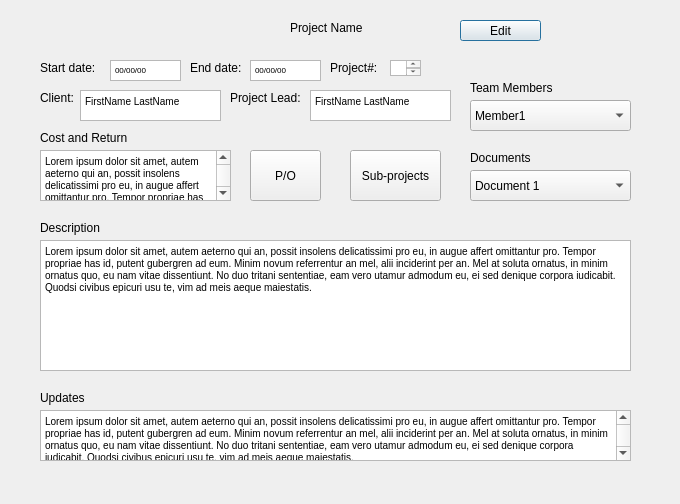
<?xml version="1.0" encoding="UTF-8"?>
<ui version="4.0">
 <class>NewProject</class>
 <widget class="QDialog" name="NewProject">
  <property name="geometry">
   <rect>
    <x>0</x>
    <y>0</y>
    <width>680</width>
    <height>504</height>
   </rect>
  </property>
  <property name="windowTitle">
   <string>Dialog</string>
  </property>
  <widget class="QLabel" name="projectNum">
   <property name="geometry">
    <rect>
     <x>330</x>
     <y>60</y>
     <width>61</width>
     <height>16</height>
    </rect>
   </property>
   <property name="text">
    <string>Project#:</string>
   </property>
  </widget>
  <widget class="QLabel" name="label">
   <property name="geometry">
    <rect>
     <x>290</x>
     <y>20</y>
     <width>111</width>
     <height>16</height>
    </rect>
   </property>
   <property name="text">
    <string>Project Name</string>
   </property>
  </widget>
  <widget class="QLabel" name="endDate_2">
   <property name="geometry">
    <rect>
     <x>40</x>
     <y>130</y>
     <width>121</width>
     <height>16</height>
    </rect>
   </property>
   <property name="text">
    <string>Cost and Return</string>
   </property>
  </widget>
  <widget class="QTextBrowser" name="textBrowser">
   <property name="geometry">
    <rect>
     <x>110</x>
     <y>60</y>
     <width>71</width>
     <height>21</height>
    </rect>
   </property>
   <property name="html">
    <string>&lt;!DOCTYPE HTML PUBLIC &quot;-//W3C//DTD HTML 4.0//EN&quot; &quot;http://www.w3.org/TR/REC-html40/strict.dtd&quot;&gt;
&lt;html&gt;&lt;head&gt;&lt;meta name=&quot;qrichtext&quot; content=&quot;1&quot; /&gt;&lt;style type=&quot;text/css&quot;&gt;
p, li { white-space: pre-wrap; }
&lt;/style&gt;&lt;/head&gt;&lt;body style=&quot; font-family:'.SF NS Text'; font-size:13pt; font-weight:400; font-style:normal;&quot;&gt;
&lt;p style=&quot; margin-top:0px; margin-bottom:0px; margin-left:0px; margin-right:0px; -qt-block-indent:0; text-indent:0px;&quot;&gt;&lt;span style=&quot; font-family:'MS Shell Dlg 2'; font-size:6pt;&quot;&gt;00/00/00&lt;/span&gt;&lt;/p&gt;&lt;/body&gt;&lt;/html&gt;</string>
   </property>
  </widget>
  <widget class="QComboBox" name="comboBox_2">
   <property name="geometry">
    <rect>
     <x>470</x>
     <y>170</y>
     <width>161</width>
     <height>31</height>
    </rect>
   </property>
   <item>
    <property name="text">
     <string>Document 1</string>
    </property>
   </item>
   <item>
    <property name="text">
     <string>Document 2</string>
    </property>
   </item>
   <item>
    <property name="text">
     <string>Document 3</string>
    </property>
   </item>
   <item>
    <property name="text">
     <string>Document 4</string>
    </property>
   </item>
   <item>
    <property name="text">
     <string>Document 5</string>
    </property>
   </item>
  </widget>
  <widget class="QPushButton" name="pushButton_3">
   <property name="geometry">
    <rect>
     <x>460</x>
     <y>20</y>
     <width>81</width>
     <height>21</height>
    </rect>
   </property>
   <property name="styleSheet">
    <string notr="true"/>
   </property>
   <property name="text">
    <string>Edit</string>
   </property>
  </widget>
  <widget class="QLabel" name="projectNum_3">
   <property name="geometry">
    <rect>
     <x>470</x>
     <y>80</y>
     <width>101</width>
     <height>16</height>
    </rect>
   </property>
   <property name="text">
    <string>Team Members</string>
   </property>
  </widget>
  <widget class="QLabel" name="label_3">
   <property name="geometry">
    <rect>
     <x>40</x>
     <y>90</y>
     <width>41</width>
     <height>16</height>
    </rect>
   </property>
   <property name="text">
    <string>Client: </string>
   </property>
  </widget>
  <widget class="QLabel" name="label_2">
   <property name="geometry">
    <rect>
     <x>40</x>
     <y>60</y>
     <width>121</width>
     <height>16</height>
    </rect>
   </property>
   <property name="text">
    <string>Start date: </string>
   </property>
  </widget>
  <widget class="QTextBrowser" name="textBrowser_8">
   <property name="geometry">
    <rect>
     <x>40</x>
     <y>410</y>
     <width>591</width>
     <height>51</height>
    </rect>
   </property>
   <property name="html">
    <string>&lt;!DOCTYPE HTML PUBLIC &quot;-//W3C//DTD HTML 4.0//EN&quot; &quot;http://www.w3.org/TR/REC-html40/strict.dtd&quot;&gt;
&lt;html&gt;&lt;head&gt;&lt;meta name=&quot;qrichtext&quot; content=&quot;1&quot; /&gt;&lt;style type=&quot;text/css&quot;&gt;
p, li { white-space: pre-wrap; }
&lt;/style&gt;&lt;/head&gt;&lt;body style=&quot; font-family:'.SF NS Text'; font-size:13pt; font-weight:400; font-style:normal;&quot;&gt;
&lt;p style=&quot; margin-top:0px; margin-bottom:0px; margin-left:0px; margin-right:0px; -qt-block-indent:0; text-indent:0px;&quot;&gt;&lt;span style=&quot; font-family:'MS Shell Dlg 2'; font-size:7.8pt;&quot;&gt;Lorem ipsum dolor sit amet, autem aeterno qui an, possit insolens delicatissimi pro eu, in augue affert omittantur pro. Tempor propriae has id, putent gubergren ad eum. Minim novum referrentur an mel, alii inciderint per an. Mel at soluta ornatus, in minim ornatus quo, eu nam vitae dissentiunt. No duo tritani sententiae, eam vero utamur admodum eu, ei sed denique corpora iudicabit. Quodsi civibus epicuri usu te, vim ad meis aeque maiestatis.&lt;/span&gt;&lt;/p&gt;&lt;/body&gt;&lt;/html&gt;</string>
   </property>
  </widget>
  <widget class="QLabel" name="label_5">
   <property name="geometry">
    <rect>
     <x>470</x>
     <y>150</y>
     <width>81</width>
     <height>16</height>
    </rect>
   </property>
   <property name="text">
    <string>Documents</string>
   </property>
  </widget>
  <widget class="QPushButton" name="pushButton_6">
   <property name="geometry">
    <rect>
     <x>600</x>
     <y>20</y>
     <width>21</width>
     <height>21</height>
    </rect>
   </property>
   <property name="styleSheet">
    <string notr="true">bakcground-color: transparent;
border-image: url(C:/Users/Sasanka/Documents/garbage.png);
background: none;
border: none;
background-repeat: none;</string>
   </property>
   <property name="text">
    <string/>
   </property>
  </widget>
  <widget class="QTextBrowser" name="textBrowser_7">
   <property name="geometry">
    <rect>
     <x>40</x>
     <y>240</y>
     <width>591</width>
     <height>131</height>
    </rect>
   </property>
   <property name="html">
    <string>&lt;!DOCTYPE HTML PUBLIC &quot;-//W3C//DTD HTML 4.0//EN&quot; &quot;http://www.w3.org/TR/REC-html40/strict.dtd&quot;&gt;
&lt;html&gt;&lt;head&gt;&lt;meta name=&quot;qrichtext&quot; content=&quot;1&quot; /&gt;&lt;style type=&quot;text/css&quot;&gt;
p, li { white-space: pre-wrap; }
&lt;/style&gt;&lt;/head&gt;&lt;body style=&quot; font-family:'.SF NS Text'; font-size:13pt; font-weight:400; font-style:normal;&quot;&gt;
&lt;p style=&quot; margin-top:0px; margin-bottom:0px; margin-left:0px; margin-right:0px; -qt-block-indent:0; text-indent:0px;&quot;&gt;&lt;span style=&quot; font-family:'MS Shell Dlg 2'; font-size:7.8pt;&quot;&gt;Lorem ipsum dolor sit amet, autem aeterno qui an, possit insolens delicatissimi pro eu, in augue affert omittantur pro. Tempor propriae has id, putent gubergren ad eum. Minim novum referrentur an mel, alii inciderint per an. Mel at soluta ornatus, in minim ornatus quo, eu nam vitae dissentiunt. No duo tritani sententiae, eam vero utamur admodum eu, ei sed denique corpora iudicabit. Quodsi civibus epicuri usu te, vim ad meis aeque maiestatis.&lt;/span&gt;&lt;/p&gt;&lt;/body&gt;&lt;/html&gt;</string>
   </property>
  </widget>
  <widget class="QComboBox" name="comboBox">
   <property name="geometry">
    <rect>
     <x>470</x>
     <y>100</y>
     <width>161</width>
     <height>31</height>
    </rect>
   </property>
   <item>
    <property name="text">
     <string>Member1</string>
    </property>
   </item>
   <item>
    <property name="text">
     <string>Member2</string>
    </property>
   </item>
   <item>
    <property name="text">
     <string>Member3</string>
    </property>
   </item>
  </widget>
  <widget class="QPushButton" name="pushButton_7">
   <property name="geometry">
    <rect>
     <x>350</x>
     <y>150</y>
     <width>91</width>
     <height>51</height>
    </rect>
   </property>
   <property name="text">
    <string>Sub-projects</string>
   </property>
  </widget>
  <widget class="QPushButton" name="pushButton_4">
   <property name="geometry">
    <rect>
     <x>250</x>
     <y>150</y>
     <width>71</width>
     <height>51</height>
    </rect>
   </property>
   <property name="text">
    <string>P/O</string>
   </property>
  </widget>
  <widget class="QLabel" name="projectNum_5">
   <property name="geometry">
    <rect>
     <x>40</x>
     <y>390</y>
     <width>81</width>
     <height>16</height>
    </rect>
   </property>
   <property name="text">
    <string>Updates</string>
   </property>
  </widget>
  <widget class="QLabel" name="label_4">
   <property name="geometry">
    <rect>
     <x>230</x>
     <y>90</y>
     <width>81</width>
     <height>16</height>
    </rect>
   </property>
   <property name="text">
    <string>Project Lead: </string>
   </property>
  </widget>
  <widget class="QLabel" name="projectNum_4">
   <property name="geometry">
    <rect>
     <x>40</x>
     <y>220</y>
     <width>81</width>
     <height>16</height>
    </rect>
   </property>
   <property name="text">
    <string>Description</string>
   </property>
  </widget>
  <widget class="QLabel" name="endDate">
   <property name="geometry">
    <rect>
     <x>190</x>
     <y>60</y>
     <width>61</width>
     <height>16</height>
    </rect>
   </property>
   <property name="text">
    <string>End date:</string>
   </property>
  </widget>
  <widget class="QPushButton" name="pushButton_5">
   <property name="geometry">
    <rect>
     <x>560</x>
     <y>20</y>
     <width>21</width>
     <height>21</height>
    </rect>
   </property>
   <property name="styleSheet">
    <string notr="true">bakcground-color: transparent;
border-image: url(C:/Users/Sasanka/Documents/success.png);
background: none;
border: none;
background-repeat: none;</string>
   </property>
   <property name="text">
    <string/>
   </property>
  </widget>
  <widget class="QTextBrowser" name="textBrowser_5">
   <property name="geometry">
    <rect>
     <x>310</x>
     <y>90</y>
     <width>141</width>
     <height>31</height>
    </rect>
   </property>
   <property name="html">
    <string>&lt;!DOCTYPE HTML PUBLIC &quot;-//W3C//DTD HTML 4.0//EN&quot; &quot;http://www.w3.org/TR/REC-html40/strict.dtd&quot;&gt;
&lt;html&gt;&lt;head&gt;&lt;meta name=&quot;qrichtext&quot; content=&quot;1&quot; /&gt;&lt;style type=&quot;text/css&quot;&gt;
p, li { white-space: pre-wrap; }
&lt;/style&gt;&lt;/head&gt;&lt;body style=&quot; font-family:'.SF NS Text'; font-size:13pt; font-weight:400; font-style:normal;&quot;&gt;
&lt;p style=&quot; margin-top:0px; margin-bottom:0px; margin-left:0px; margin-right:0px; -qt-block-indent:0; text-indent:0px;&quot;&gt;&lt;span style=&quot; font-family:'MS Shell Dlg 2'; font-size:7.8pt;&quot;&gt;FirstName LastName&lt;/span&gt;&lt;/p&gt;&lt;/body&gt;&lt;/html&gt;</string>
   </property>
  </widget>
  <widget class="QTextBrowser" name="textBrowser_3">
   <property name="geometry">
    <rect>
     <x>390</x>
     <y>60</y>
     <width>31</width>
     <height>16</height>
    </rect>
   </property>
  </widget>
  <widget class="QTextBrowser" name="textBrowser_4">
   <property name="geometry">
    <rect>
     <x>80</x>
     <y>90</y>
     <width>141</width>
     <height>31</height>
    </rect>
   </property>
   <property name="html">
    <string>&lt;!DOCTYPE HTML PUBLIC &quot;-//W3C//DTD HTML 4.0//EN&quot; &quot;http://www.w3.org/TR/REC-html40/strict.dtd&quot;&gt;
&lt;html&gt;&lt;head&gt;&lt;meta name=&quot;qrichtext&quot; content=&quot;1&quot; /&gt;&lt;style type=&quot;text/css&quot;&gt;
p, li { white-space: pre-wrap; }
&lt;/style&gt;&lt;/head&gt;&lt;body style=&quot; font-family:'.SF NS Text'; font-size:13pt; font-weight:400; font-style:normal;&quot;&gt;
&lt;p style=&quot; margin-top:0px; margin-bottom:0px; margin-left:0px; margin-right:0px; -qt-block-indent:0; text-indent:0px;&quot;&gt;&lt;span style=&quot; font-family:'MS Shell Dlg 2'; font-size:7.8pt;&quot;&gt;FirstName LastName&lt;/span&gt;&lt;/p&gt;&lt;/body&gt;&lt;/html&gt;</string>
   </property>
  </widget>
  <widget class="QTextBrowser" name="textBrowser_6">
   <property name="geometry">
    <rect>
     <x>40</x>
     <y>150</y>
     <width>191</width>
     <height>51</height>
    </rect>
   </property>
   <property name="html">
    <string>&lt;!DOCTYPE HTML PUBLIC &quot;-//W3C//DTD HTML 4.0//EN&quot; &quot;http://www.w3.org/TR/REC-html40/strict.dtd&quot;&gt;
&lt;html&gt;&lt;head&gt;&lt;meta name=&quot;qrichtext&quot; content=&quot;1&quot; /&gt;&lt;style type=&quot;text/css&quot;&gt;
p, li { white-space: pre-wrap; }
&lt;/style&gt;&lt;/head&gt;&lt;body style=&quot; font-family:'.SF NS Text'; font-size:13pt; font-weight:400; font-style:normal;&quot;&gt;
&lt;p style=&quot; margin-top:0px; margin-bottom:0px; margin-left:0px; margin-right:0px; -qt-block-indent:0; text-indent:0px;&quot;&gt;&lt;span style=&quot; font-family:'MS Shell Dlg 2'; font-size:7.8pt;&quot;&gt;Lorem ipsum dolor sit amet, autem aeterno qui an, possit insolens delicatissimi pro eu, in augue affert omittantur pro. Tempor propriae has id, putent gubergren ad eum. Minim novum referrentur an mel, alii inciderint per an. Mel at soluta ornatus, in minim ornatus quo, eu nam vitae dissentiunt. No duo tritani sententiae, eam vero utamur admodum eu, ei sed denique corpora iudicabit. Quodsi civibus epicuri usu te, vim ad meis aeque maiestatis.&lt;/span&gt;&lt;/p&gt;&lt;/body&gt;&lt;/html&gt;</string>
   </property>
  </widget>
  <widget class="QTextBrowser" name="textBrowser_2">
   <property name="geometry">
    <rect>
     <x>250</x>
     <y>60</y>
     <width>71</width>
     <height>21</height>
    </rect>
   </property>
   <property name="html">
    <string>&lt;!DOCTYPE HTML PUBLIC &quot;-//W3C//DTD HTML 4.0//EN&quot; &quot;http://www.w3.org/TR/REC-html40/strict.dtd&quot;&gt;
&lt;html&gt;&lt;head&gt;&lt;meta name=&quot;qrichtext&quot; content=&quot;1&quot; /&gt;&lt;style type=&quot;text/css&quot;&gt;
p, li { white-space: pre-wrap; }
&lt;/style&gt;&lt;/head&gt;&lt;body style=&quot; font-family:'.SF NS Text'; font-size:13pt; font-weight:400; font-style:normal;&quot;&gt;
&lt;p style=&quot; margin-top:0px; margin-bottom:0px; margin-left:0px; margin-right:0px; -qt-block-indent:0; text-indent:0px;&quot;&gt;&lt;span style=&quot; font-family:'MS Shell Dlg 2'; font-size:6pt;&quot;&gt;00/00/00&lt;/span&gt;&lt;/p&gt;&lt;/body&gt;&lt;/html&gt;</string>
   </property>
  </widget>
 </widget>
 <resources/>
 <connections/>
</ui>
